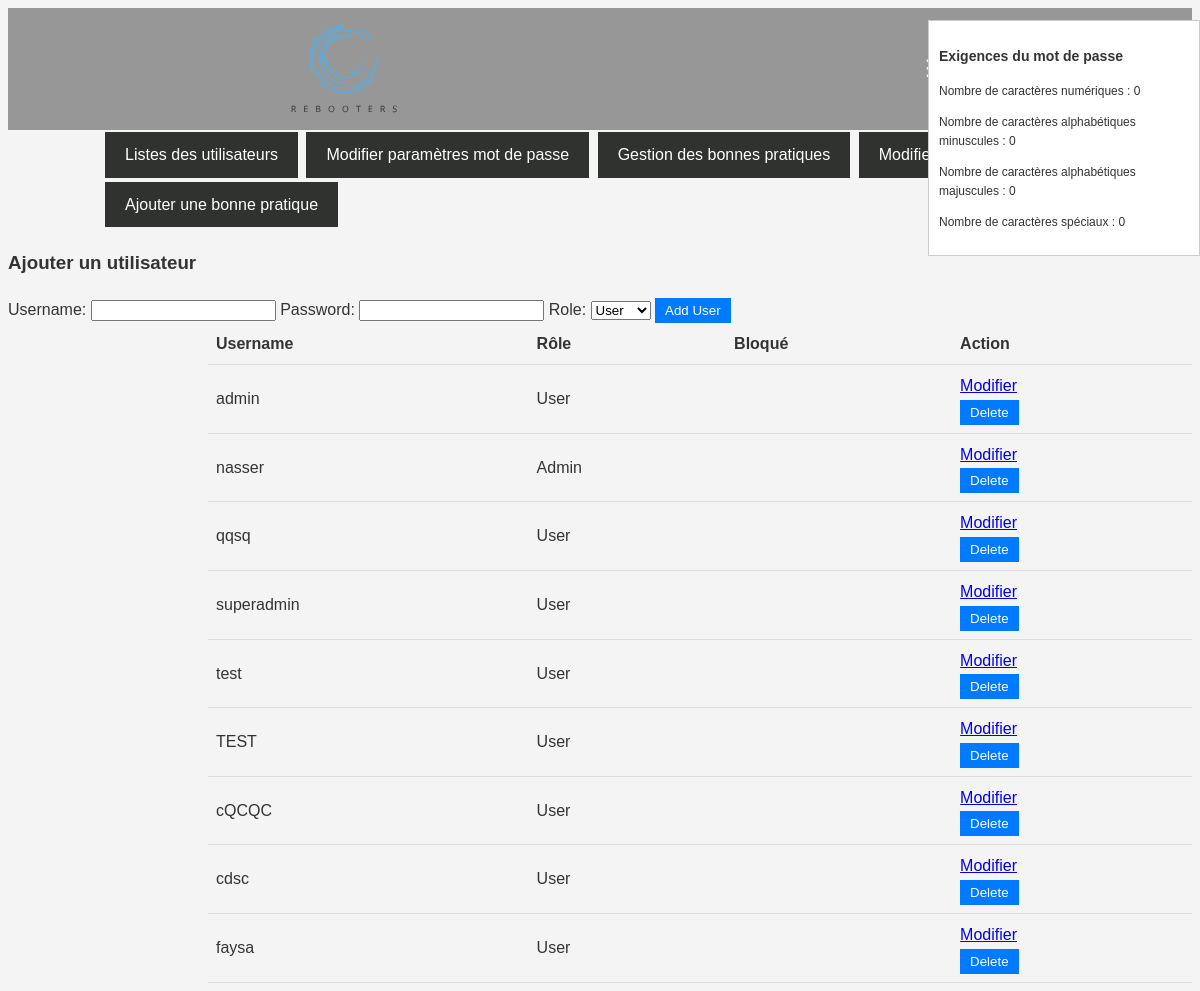
/Admin/admin_users_list.php, run on the app's committed database.
### tables this page shows
CREATE TABLE IF NOT EXISTS `utilisateurs` (
  `IDUtilisateur` int NOT NULL AUTO_INCREMENT,
  `NomUtilisateur` varchar(60) NOT NULL,
  `MotDePasse` varchar(255) NOT NULL,
  `TypeUtilisateur` enum('0','1','2') NOT NULL,
  `NBtentative` tinyint NOT NULL DEFAULT '0',
  `Bloque` tinyint(1) NOT NULL DEFAULT '0',
  PRIMARY KEY (`IDUtilisateur`)
);

### Admin/admin_users_list.php (the view, shortened to what this page needs)
<?php
include("../Database/base.php");
$stmt = $bd->prepare("SELECT NomUtilisateur, TypeUtilisateur, Bloque FROM Utilisateurs");
$stmt->execute();
$users = $stmt->fetchAll(PDO::FETCH_ASSOC);
$currentUsername = $_SESSION['username'];
$usernameToModify = isset($_GET['modify']) ? $_GET['modify'] : null;
?>
<!DOCTYPE html>
<html lang="fr">
<head>
  <link rel="stylesheet" href="/Styles/admin.css">
  <link href="https://maxcdn.bootstrapcdn.com/font-awesome/4.7.0/css/font-awesome.min.css" rel="stylesheet">
</head>
<body>
<nav>
    <div class="logo">
        <img src="/Images/logo.svg" alt="REBOOTERS Logo" height="200" >
    </div>
    <div>
        <div class="user-menu">
            <button class="user-button">☰</button>
        </div>
    </div>
</nav>
<?php
$stmt = $bd->prepare("SELECT * FROM PasswordRequirements");
$stmt->execute();
$requirements = $stmt->fetch(PDO::FETCH_ASSOC);
if ($requirements !== false) {
    $n = $requirements['n'];
    $p = $requirements['p'];
    $q = $requirements['q'];
    $r = $requirements['r'];
} else {
    $n = $p = $q = $r = 0;
}
?>
<div class="requirements-container">
    <h3>Exigences du mot de passe</h3>
    <p>Nombre de caractères numériques : <?php echo $n; ?></p>
    <p>Nombre de caractères alphabétiques minuscules : <?php echo $p; ?></p>
    <p>Nombre de caractères alphabétiques majuscules : <?php echo $q; ?></p>
    <p>Nombre de caractères spéciaux : <?php echo $r; ?></p>
</div>
<div class="menu">
    <a href="admin_users_list.php">Listes des utilisateurs</a>
    <a href="admin_banned_users.php">Modifier paramètres mot de passe</a>
    <a href="admin_bp.php">Gestion des bonnes pratiques</a>
    <a href="admin_editprog.php">Modifier un programmee</a>
    <a href="admin_addbp.php">Ajouter une bonne pratique</a>
</div>
<h3>Ajouter un utilisateur</h3>
<form action="../Database/add_user.php" method="post">
    <label for="username">Username:</label>
    <input type="text" id="username" name="username" required>
    <label for="password">Password:</label>
    <input type="password" id="password" name="password" required>
    <label for="role">Role:</label>
    <select id="role" name="role">
        <option value="0">User</option>
    </select>
    <button type="submit"> Add User </button>
</form>
<div class="content">
    <table>
        <tr>
            <th>Username</th>
            <th>Rôle</th>
            <th>Bloqué</th>
            <th>Action</th>
        </tr>
        <?php foreach ($users as $user): ?>
            <tr>
                <td><?php echo htmlspecialchars($user['NomUtilisateur']); ?></td>
                <td><?php echo $user['TypeUtilisateur'] == 1 ? 'Admin' : 'User'; ?></td>
                <td><?php echo $user['Bloque'] == 1 ? 'Oui' : ''; ?></td>
                <td>
                    <?php if ($usernameToModify === $user['NomUtilisateur'] && $currentUsername !== $user['NomUtilisateur']): ?>
                    <?php else: ?>
                        <?php if ($currentUsername !== $user['NomUtilisateur']): ?>
                            <a href="?edit=<?php echo urlencode($user['NomUtilisateur']); ?>">Modifier</a>
                            <form action="../Database/delete_user.php" method="POST" onsubmit="return confirm('Are you sure ?');">
                                <button type="submit">Delete</button>
                            </form>
                        <?php endif; ?>
                    <?php endif; ?>
                </td>
            </tr>
        <?php endforeach; ?>
    </table>
</div>
</body>
</html>

### Styles/admin.css (style rules this page uses)
body { font-family: Arial, sans-serif; background: #f4f4f4; color: #333; line-height: 1.6; }
nav { background-color: #979797; color: white; padding: 1rem 0; display: flex; justify-content: space-around; align-items: center; }
.logo { font-size: 1.5rem; font-weight: bold; display: flex; align-items: center; }
.menu-button, .user-button { background: none; border: none; cursor: pointer; color: white; font-size: 1.5rem; }
.user-menu { position: relative; display: inline-block; }
.logo { height: 90px; }
.content { margin-left: 200px; }
table { width: 100%; border-collapse: collapse; }
th, td { text-align: left; padding: 8px; border-bottom: 1px solid #ddd; }
.menu a { display: inline-block; padding: 10px 20px; margin: 2px; background-color: #2f322f; color: white; text-decoration: none; font-size: 16px; }
.menu { margin-left: 95px; }
button { cursor: pointer; padding: 5px 10px; border: none; background-color: #007BFF; color: white; }

### Admin/admin_users_list.php (style rules this page uses)
.requirements-container { position: fixed; top: 20px; right: 0; background: #fff; border: 1px solid #ccc; padding: 10px; z-index: 1000; width: 250px; font-size: 12px; }

### data on the page
utilisateurs: NomUtilisateur "admin", TypeUtilisateur "User"
utilisateurs: NomUtilisateur "nasser", TypeUtilisateur "Admin"
utilisateurs: NomUtilisateur "qqsq", TypeUtilisateur "User"
utilisateurs: NomUtilisateur "superadmin", TypeUtilisateur "User"
utilisateurs: NomUtilisateur "test", TypeUtilisateur "User"
utilisateurs: NomUtilisateur "TEST", TypeUtilisateur "User"
utilisateurs: NomUtilisateur "cQCQC", TypeUtilisateur "User"
utilisateurs: NomUtilisateur "cdsc", TypeUtilisateur "User"
utilisateurs: NomUtilisateur "faysa", TypeUtilisateur "User"

### other printed values
$n "0"
$p "0"
$q "0"
$r "0"
